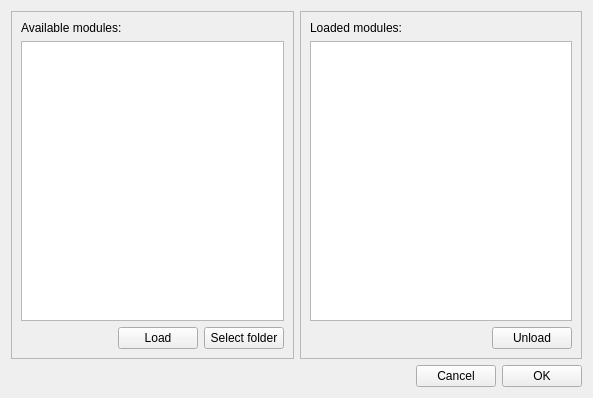
<?xml version="1.0" encoding="UTF-8"?>
<ui version="4.0">
 <class>Form</class>
 <widget class="QWidget" name="Form">
  <property name="geometry">
   <rect>
    <x>0</x>
    <y>0</y>
    <width>593</width>
    <height>398</height>
   </rect>
  </property>
  <property name="minimumSize">
   <size>
    <width>551</width>
    <height>0</height>
   </size>
  </property>
  <property name="windowTitle">
   <string>Form</string>
  </property>
  <layout class="QGridLayout" name="gridLayout_3">
   <item row="0" column="0">
    <widget class="QFrame" name="frame">
     <property name="frameShape">
      <enum>QFrame::StyledPanel</enum>
     </property>
     <property name="frameShadow">
      <enum>QFrame::Plain</enum>
     </property>
     <layout class="QGridLayout" name="gridLayout">
      <item row="2" column="2">
       <widget class="QPushButton" name="pushButton">
        <property name="text">
         <string>Select folder</string>
        </property>
       </widget>
      </item>
      <item row="1" column="0" colspan="3">
       <widget class="QListWidget" name="listWidget"/>
      </item>
      <item row="0" column="0" colspan="3">
       <widget class="QLabel" name="label">
        <property name="text">
         <string>Available modules:</string>
        </property>
       </widget>
      </item>
      <item row="2" column="1">
       <widget class="QPushButton" name="pushButton_3">
        <property name="text">
         <string>Load</string>
        </property>
       </widget>
      </item>
      <item row="2" column="0">
       <spacer name="horizontalSpacer">
        <property name="orientation">
         <enum>Qt::Horizontal</enum>
        </property>
        <property name="sizeHint" stdset="0">
         <size>
          <width>40</width>
          <height>20</height>
         </size>
        </property>
       </spacer>
      </item>
     </layout>
    </widget>
   </item>
   <item row="0" column="1">
    <widget class="QFrame" name="frame_2">
     <property name="frameShape">
      <enum>QFrame::StyledPanel</enum>
     </property>
     <property name="frameShadow">
      <enum>QFrame::Plain</enum>
     </property>
     <layout class="QGridLayout" name="gridLayout_2">
      <item row="2" column="1">
       <widget class="QPushButton" name="pushButton_2">
        <property name="text">
         <string>Unload</string>
        </property>
       </widget>
      </item>
      <item row="1" column="0" colspan="2">
       <widget class="QListWidget" name="listWidget_2"/>
      </item>
      <item row="0" column="0" colspan="2">
       <widget class="QLabel" name="label_2">
        <property name="text">
         <string>Loaded modules:</string>
        </property>
       </widget>
      </item>
      <item row="2" column="0">
       <spacer name="horizontalSpacer_2">
        <property name="orientation">
         <enum>Qt::Horizontal</enum>
        </property>
        <property name="sizeHint" stdset="0">
         <size>
          <width>40</width>
          <height>20</height>
         </size>
        </property>
       </spacer>
      </item>
     </layout>
    </widget>
   </item>
   <item row="1" column="0" colspan="2">
    <layout class="QHBoxLayout" name="horizontalLayout">
     <item>
      <spacer name="horizontalSpacer_3">
       <property name="orientation">
        <enum>Qt::Horizontal</enum>
       </property>
       <property name="sizeHint" stdset="0">
        <size>
         <width>40</width>
         <height>20</height>
        </size>
       </property>
      </spacer>
     </item>
     <item>
      <widget class="QPushButton" name="pushButton_4">
       <property name="text">
        <string>Cancel</string>
       </property>
      </widget>
     </item>
     <item>
      <widget class="QPushButton" name="pushButton_5">
       <property name="text">
        <string>OK</string>
       </property>
      </widget>
     </item>
    </layout>
   </item>
  </layout>
 </widget>
 <resources/>
 <connections/>
</ui>
